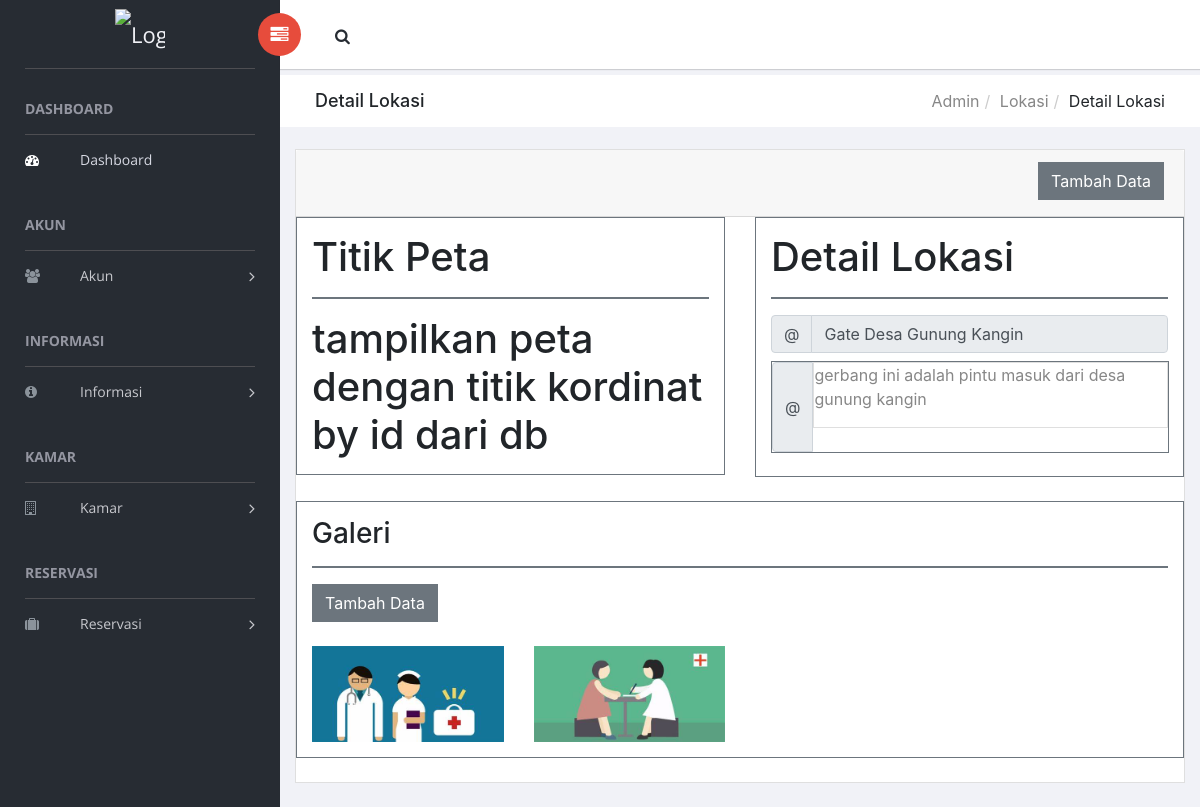
Screenshot of /admin/detail_lokasi/1 with the database file from the repository.
### tables this page shows
CREATE TABLE `tb_lokasi` (
  `id_lokasi` int(11) NOT NULL,
  `lat` varchar(256) NOT NULL,
  `lng` varchar(256) NOT NULL,
  `title` varchar(256) NOT NULL,
  `body` longtext NOT NULL,
  `deskripsi` longtext NOT NULL
);

CREATE TABLE `tb_gambar` (
  `id_gambar` int(11) NOT NULL,
  `id_lokasi` int(11) NOT NULL,
  `gambar` varchar(256) NOT NULL
);

### application/controllers/Admin.php (called while the page is built, shortened)
<?php
class Admin extends CI_Controller
{
    function __construct()
    {
        $this->load->model('M_all');
    }
    public function detail_lokasi($id = 0)
    {
        $data['title'] = 'Detail Lokasi';
        $data['bab'] = "Lokasi";
        $data['sub'] = "Detail Lokasi";
        $data['lokasi'] = $this->M_all->get_data_lokasibyid($id);
        $data['gambar'] = $this->M_all->get_gambar_lokasi($id);
        $this->load->view('templates/admin_header', $data);
        $this->load->view('templates/admin_menu', $data);
        $this->load->view('templates/admin_bar', $data);
        $this->load->view('admin/detail_lokasi', $data);
        $this->load->view('templates/admin_footer');
    }
}

### index.php (called while the page is built, shortened)
<?php
require_once BASEPATH.'core/CodeIgniter.php';

### application/models/M_all.php (called while the page is built, shortened)
<?php
class M_all extends CI_Model
{
    function get_data_lokasibyid($id)
    {
        $this->db->where('id_lokasi',$id);
        $data = $this->db->get('tb_lokasi')->row_array();
        return $data;
    }
    function get_gambar_lokasi($id)
    {
        $this->db->where('id_lokasi',$id);
        $data = $this->db->get('tb_gambar')->result_array();
        return $data;
    }
}

### application/views/admin/detail_lokasi.php (the view, shortened to what this page needs)
<div class="breadcrumbs">
    <div class="col-sm-4">
        <div class="page-header float-left">
            <div class="page-title">
                <h1><?= $sub; ?></h1>
            </div>
        </div>
    </div>
    <div class="col-sm-8">
        <div class="page-header float-right">
            <div class="page-title">
                <ol class="breadcrumb text-right">
                    <li><a href="<?= site_url('admin'); ?>">Admin</a></li>
                    <li><a href="<?= site_url('admin/lokasi'); ?>"><?= $bab; ?></a></li>
                    <li class="active"><?= $sub; ?></li>
                </ol>
            </div>
        </div>
    </div>
</div>
<div class="content mt-3">
    <div class="animated fadeIn">
        <div class="row">
            <div class="col-md-12">
                <div class="card" >
                    <div class="card-header">
                        <button type="button" class="btn btn-secondary mb-1 float-right" >
                            Tambah Data
                        </button>
                    </div>
                    <div class="row">
                        <div class="col-md-6">
                            <div class="card border border-secondary">
                                <div class="card-body">
                                    <h1>Titik Peta</h>
                                    <hr class="border border-secondary">tampilkan peta dengan titik kordinat by id dari db
                                </div>
                            </div>
                        </div>
                        <div class="col-md-6">
                            <div class="card border border-secondary">
                                <div class="card-body">
                                    <h1>Detail Lokasi</h>
                                    <hr class="border border-secondary">
                                    <form>
                                        <div class="input-group mb-2">
                                            <div class="input-group-prepend">
                                                <div class="input-group-text">
                                                    @
                                                </div>
                                            </div>
                                            <input type="test" class="form-control" id="inlineFormInputGroup" placeholder="Nama Lokasi" value="<?php echo $lokasi['title'] ?>" disabled>
                                        </div>
                                        <div class="input-group mb-2">
                                            <div class="input-group-prepend  border border-secondary">
                                                <div class="input-group-text ">
                                                    @
                                                </div>
                                                    <div class="card" style="color:black" >
                                                    <?php echo $lokasi['deskripsi'] ?>
                                                    </div>
                                            </div>
                                        </div>
                                    </form>
                                </div>
                            </div>
                        </div>
                        <div class="col-md-12">
                            <div class="card border border-secondary">
                                <div class="card-body">
                                    <h3>Galeri</h3>
                                    <hr class="border border-secondary">
                                    <button type="button" class="btn btn-secondary mb-4" data-toggle="modal" data-target="#mediatambahModal">
                                        Tambah Data
                                    </button>
                                    <div class="row">
                                        <?php foreach($gambar as $row){?>
                                            <div class="col-md-3">
                                                <img src="<?= base_url('media/images/gambar_lokasi/' . $row['gambar'])  ?>" alt="">
                                            </div>
                                        <?php } ?>
                                    </div>
                                </div>
                            </div>
                        </div>
                    </div>
                </div>
            </div>
        </div>
    </div>
</div>

### rows the page displays
tb_lokasi: title "Gate Desa Gunung Kangin", deskripsi "gerbang ini adalah pintu masuk dari desa gunung kangin"
tb_gambar: gambar (picture)
tb_gambar: gambar (picture)

### other values shown
$sub "Detail Lokasi"
$bab "Lokasi"
